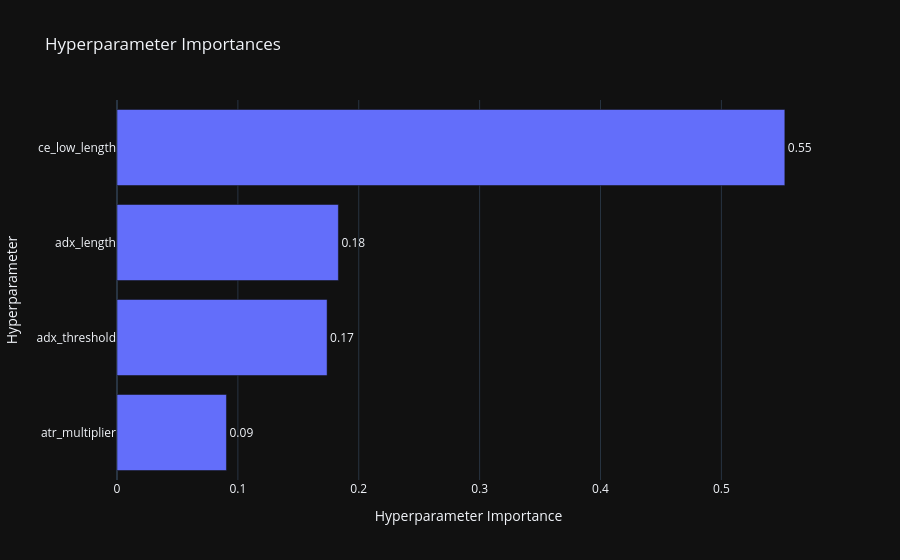
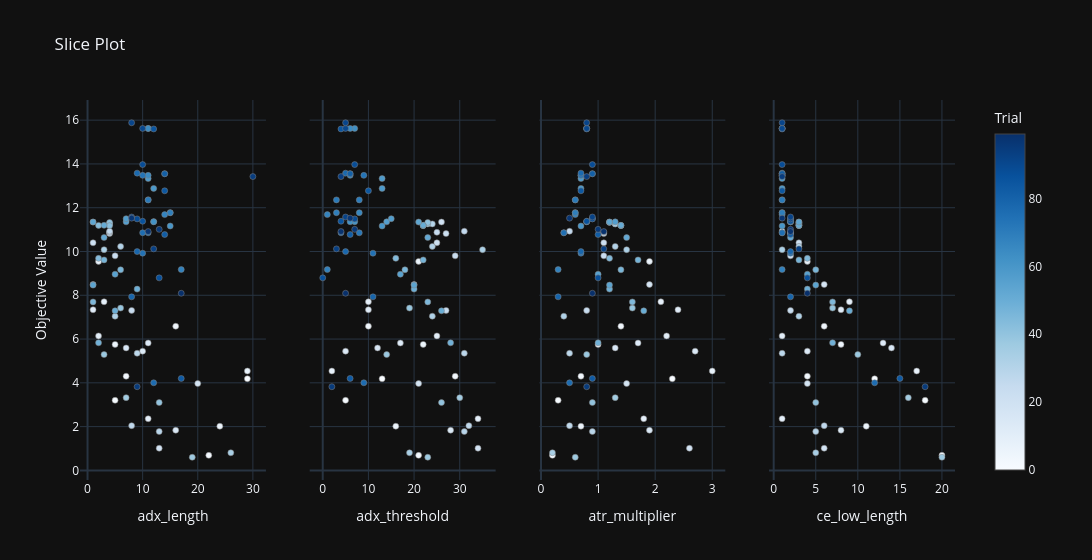

Notebook code cell kept with these figures, in order:
### Markdown cell above
Visualization

### Code cell
fig = optuna.visualization.plot_param_importances(study)
show(fig)

fig2 = optuna.visualization.plot_slice(study, params=best_params.keys())
show(fig2)
